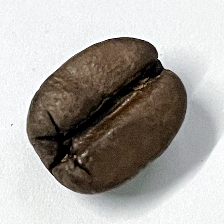
#> input picture dataset/raw/Dark/dark (14).png, 224 x 224 px; its folder holds only this picture in this run
$ python analisis.py
#> lines starting #> are read from the running program, lines starting #| are printed output that depends on the picture
import cv2
import numpy as np
import os
from glob import glob

def analyze_folder(folder_path):
#> called with folder_path = 'dataset/raw/Dark'
    image_paths = glob(os.path.join(folder_path, "*.png")) + glob(os.path.join(folder_path, "*.jpg"))
    if not image_paths:
        print(f"⚠️ Tidak ada gambar di folder: {folder_path}")
        return None

    L_values, A_values, B_values = [], [], []

    for img_path in image_paths:
        img = cv2.imread(img_path)
#> img is the input picture: shape (224, 224, 3); mean B, G, R 161.8, 166.7, 170.4
        if img is None:
            print(f"❌ Gagal baca gambar: {img_path}")
            continue

        img_lab = cv2.cvtColor(img, cv2.COLOR_BGR2LAB)
#> img_lab: shape (224, 224, 3); mean of channels 0, 1, 2 170.6, 129, 131.7
        l, a, b = cv2.split(img_lab)
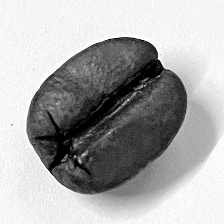
#> l: shape (224, 224); min 0, max 255, mean 170.6
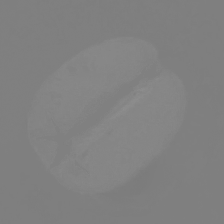
#> a: shape (224, 224); min 123, max 143, mean 129

        Lmean = np.mean(l) * (100 / 255)
#> Lmean = 66.92
        Amean = np.mean(a) - 128
#> Amean = 0.95
        Bmean = np.mean(b) - 128
#> Bmean = 3.66

        L_values.append(Lmean)
        A_values.append(Amean)
        B_values.append(Bmean)

    # hitung rata-rata per folder
    return np.mean(L_values), np.mean(A_values), np.mean(B_values)


if __name__ == "__main__":
    base_dir = "dataset/raw"
    categories = ["Dark", "Light", "Medium"]

    print("📊 Hasil Analisis Rata-rata CIELAB per Kategori\n")
    print(f"{'Kategori':<10} | {'L* mean':>8} | {'a* mean':>8} | {'b* mean':>8}")
    print("-" * 45)

    results = {}
    for cat in categories:
        folder_path = os.path.join(base_dir, cat)
        result = analyze_folder(folder_path)
#> result = (66.92, 0.95, 3.66)
        if result:
            L, A, B = result
#> L = 66.92; A = 0.95; B = 3.66
            results[cat] = (L, A, B)
            print(f"{cat:<10} | {L:8.2f} | {A:8.2f} | {B:8.2f}")
#| Dark       |    66.92 |     0.95 |     3.66
#> pass 2 of the loop `for cat in categories:`:
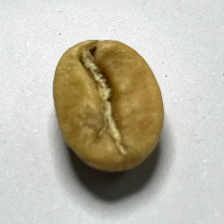
#> input picture dataset/raw/Light/light (11).png, 224 x 224 px
#> in analyze_folder, img is the input picture: shape (224, 224, 3); mean B, G, R 169.7, 186.2, 190.5
#> img_lab: shape (224, 224, 3); mean of channels 0, 1, 2 191.3, 127.6, 137.5
#> in analyze_folder (call 2), `l, a, b = cv2.split(img_lab)`:
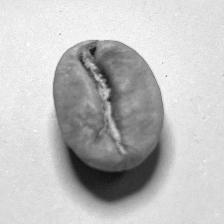
#> l: shape (224, 224); min 15, max 255, mean 191.3
#> in analyze_folder (call 2), `l, a, b = cv2.split(img_lab)`:
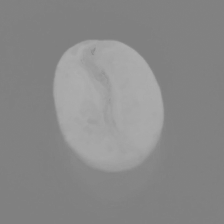
#> b: shape (224, 224); min 126, max 174, mean 137.5
#> Lmean = 75.02
#> Amean = -0.411
#> Bmean = 9.51
#> result = (75.02, -0.411, 9.51)
#> L = 75.02; A = -0.411; B = 9.51
#| Light      |    75.02 |    -0.41 |     9.51

    # hitung ambang batas otomatis antar level
    if all(k in results for k in ["Dark", "Light", "Medium"]):
        L_light, _, _ = results["Dark"]
        L_medium, _, _ = results["Light"]
        L_dark, _, _ = results["Medium"]

        threshold_light_medium = (L_light + L_medium) / 2
        threshold_medium_dark = (L_medium + L_dark) / 2

        print("\n📏 Ambang batas yang disarankan:")
        print(f"Light ↔ Medium : {threshold_light_medium:.2f}")
        print(f"Medium ↔ Dark  : {threshold_medium_dark:.2f}")
